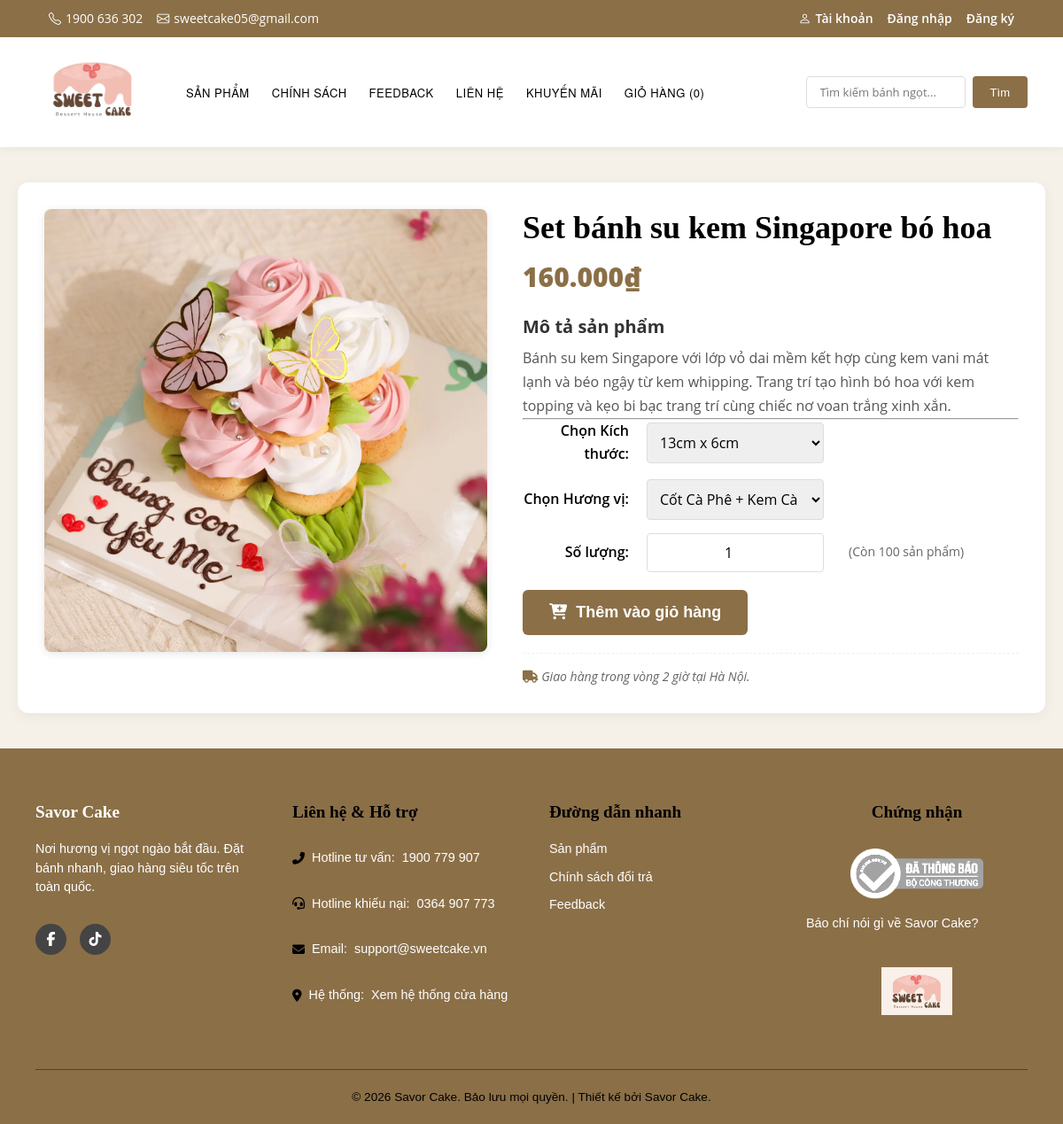
/khachhang/product-detail.php?id=41, run on the app's committed database.
### tables this page shows
CREATE TABLE `products` (
  `id` int(11) NOT NULL,
  `name` varchar(200) NOT NULL,
  `slug` varchar(200) DEFAULT NULL,
  `price` decimal(12,0) NOT NULL,
  `image` varchar(255) NOT NULL,
  `description` text DEFAULT NULL,
  `short_description` varchar(500) DEFAULT NULL,
  `category_id` int(11) DEFAULT NULL,
  `stock` int(11) DEFAULT 100,
  `is_featured` tinyint(1) DEFAULT 0,
  `is_active` tinyint(1) DEFAULT 1,
  `created_at` datetime DEFAULT current_timestamp(),
  `updated_at` datetime DEFAULT current_timestamp() ON UPDATE current_timestamp()
);

### khachhang/product-detail.php (the view, shortened to what this page needs)
<?php
require_once 'connect.php';
$product_id = isset($_GET['id']) ? (int)$_GET['id'] : 0;
$stmt = $conn->prepare("SELECT id, name, price, description, image, stock FROM products WHERE id = ? AND is_active = 1 LIMIT 1");
$stmt->bind_param("i", $product_id);
$stmt->execute();
$result = $stmt->get_result();
$product = $result->fetch_assoc();
$sizes_result = $conn->query("SELECT name FROM sizes ORDER BY name ASC");
$available_sizes = $sizes_result ? $sizes_result->fetch_all(MYSQLI_ASSOC) : [];
$flavors_result = $conn->query("SELECT name FROM flavors ORDER BY name ASC");
$available_flavors = $flavors_result ? $flavors_result->fetch_all(MYSQLI_ASSOC) : [];
?>
<!DOCTYPE html>
<html lang="vi">
<head>
    <link rel="stylesheet" href="style.css">
    <link rel="stylesheet" href="https://cdnjs.cloudflare.com/ajax/libs/font-awesome/6.5.0/css/all.min.css">
</head>
<body>
<?php include 'header.php'; ?>
<div class="container product-detail-page">
    <div class="product-detail-wrapper">
        <div class="product-image-area">
        <img src="../images/<?php echo htmlspecialchars($product['image']); ?>"
            alt="<?php echo htmlspecialchars($product['name']); ?>" class="main-product-img">
        </div>
        <div class="product-info-area">
            <h1><?php echo htmlspecialchars($product['name']); ?></h1>
            <p class="product-price"><?php echo number_format($product['price'], 0, ',', '.'); ?>₫</p>
            <div class="product-description">
                <h2>Mô tả sản phẩm</h2>
                <p><?php echo nl2br(htmlspecialchars($product['description'])); ?></p>
            </div>
            <hr>
            <form id="add-to-cart-form" method="POST" action="add-to-cart.php">
                <div class="options-group">
                    <label for="size">Chọn Kích thước:</label>
                    <select name="size" id="size" required>
                        <?php foreach ($available_sizes as $size_row): ?>
                            <option value="<?php echo htmlspecialchars($size_row['name']); ?>">
                                <?php echo htmlspecialchars($size_row['name']); ?>
                            </option>
                        <?php endforeach; ?>
                    </select>
                </div>
                <div class="options-group">
                    <label for="flavor">Chọn Hương vị:</label>
                    <select name="flavor" id="flavor" required>
                        <?php foreach ($available_flavors as $flavor_row): ?>
                            <option value="<?php echo htmlspecialchars($flavor_row['name']); ?>">
                                <?php echo htmlspecialchars($flavor_row['name']); ?>
                            </option>
                        <?php endforeach; ?>
                    </select>
                </div>
                <?php $productStock = (int)($product['stock'] ?? 0); ?>
                <div class="quantity-group">
                    <label for="quantity">Số lượng:</label>
                    <input type="number" name="quantity" id="quantity" value="1" min="1" max="<?php echo max(1, $productStock); ?>" required class="quantity-input">
                    <?php if ($productStock > 0): ?>
                        <span class="stock-info">(Còn <?php echo $productStock; ?> sản phẩm)</span>
                    <?php endif; ?>
                </div>
                <div class="action-buttons">
                    <button type="submit" class="btn-add-to-cart">
                        <i class="fas fa-cart-plus"></i> Thêm vào giỏ hàng
                    </button>
                </div>
            </form>
            <div class="delivery-info">
                <i class="fas fa-truck"></i> Giao hàng trong vòng 2 giờ tại Hà Nội.
            </div>
        </div>
    </div>
</div>
<?php include 'footer.php'; ?>
</body>
</html>

### khachhang/style.css (style rules this page uses)
* { margin: 0; padding: 0; box-sizing: border-box; }
:root { --main-brown: #8B6F47; --brown-light: #A0826D; --light-beige: #F5F1E8; --white: #FFFFFF; --text-black: #000000; }
body { font-family: 'Open Sans', 'Montserrat', sans-serif; background: var(--light-beige); color: var(--text-black); overflow-x: hidden; line-height: 1.6; }
h1, h2, h3, h4, h5, h6 { font-family: 'Open Sans', 'Montserrat', sans-serif; color: var(--text-black); margin: 0 0 12px 0; line-height: 1.2; }
h1 { font-size: 40px; font-weight: 700; }
h2 { font-size: 28px; font-weight: 700; color: var(--text-black); }
label { font-family: 'Open Sans', sans-serif; font-weight: 600; color: var(--text-black); }
input, textarea, select { font-family: 'Open Sans', sans-serif; }
.container { max-width: 1200px; margin: 0 auto; padding: 0 15px; }
.product-price { font-size: 20px; font-weight: 800; color: var(--main-brown); margin-bottom: 10px; margin-top: 5px; }

### khachhang/product-detail.php (style rules this page uses)
.product-detail-page { padding: 40px 20px; max-width: 1200px; margin: 0 auto; }
.product-detail-wrapper { display: flex; gap: 40px; background: #fff; padding: 30px; border-radius: 12px; box-shadow: 0 4px 15px rgba(0,0,0,0.05); }
.product-image-area { flex: 0 0 500px; max-width: 50%; }
.main-product-img { width: 100%; height: 500px; object-fit: cover; border-radius: 8px; box-shadow: 0 2px 10px rgba(0,0,0,0.1); }
.product-info-area { flex-grow: 1; }
.product-info-area h1 { font-size: 36px; font-weight: 800; margin-bottom: 10px; color: var(--text-black); font-family: 'Playfair Display', serif; }
.product-price { font-size: 30px; font-weight: 800; color: var(--main-brown); margin-bottom: 20px; }
.product-description h2 { font-size: 20px; font-weight: 700; margin-top: 20px; margin-bottom: 10px; color: #333; }
.product-description p { line-height: 1.7; color: #555; font-size: 16px; }
.options-group, .quantity-group { margin-bottom: 15px; display: flex; align-items: center; gap: 20px; }
.options-group label, .quantity-group label { font-weight: 600; flex-basis: 120px; text-align: right; }
select, .quantity-input { padding: 10px; border: 1px solid #ddd; border-radius: 4px; font-size: 16px; flex-grow: 1; max-width: 200px; }
.quantity-input { width: 80px; text-align: center; }
.stock-info { margin-left: 8px; color: #666; font-size: 14px; }
.action-buttons { display: flex; gap: 12px; margin-top: 20px; flex-wrap: wrap; }
.btn-add-to-cart { background-color: var(--main-brown); color: var(--white); padding: 15px 30px; border: none; border-radius: 6px; font-weight: 700; font-size: 18px; cursor: pointer; transition: background-color 0.3s; display: flex; align-items: center; gap: 10px; }
.delivery-info { margin-top: 20px; padding-top: 15px; border-top: 1px dashed #eee; color: #666; font-size: 14px; font-style: italic; }
.delivery-info i { color: var(--main-brown); }

### data on the page
products: image (picture), name "Set bánh su kem Singapore bó hoa", price "160.000", description "Bánh su kem Singapore với lớp vỏ dai mềm kết hợp cùng kem vani mát lạnh và béo ngậy từ kem whipping. Trang trí tạo hình bó hoa với kem topping và kẹo bi bạc trang trí cùng chiếc nơ voan trắng xinh xắn.", stock "100"

### other printed values
form field size "13cm x 6cm"
form field flavor "Cốt Cà Phê + Kem Cà Phê"
